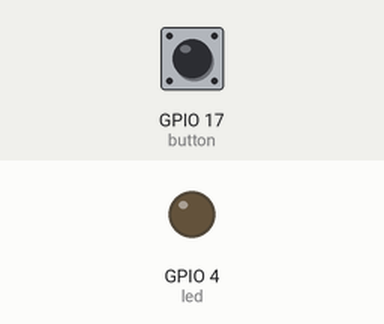
A program run on a simulated Raspberry Pi (BCM pin numbers). Parts: output pins drawn as LEDs (lit = HIGH). The inputs (shaded band) are chosen by the test bench; at power-on: GPIO 17 (button) HIGH.

Above: at 1.2 s.
1.3 s: GPIO 17 (button) pulled LOW for 0.15 s
At 1.37 s:
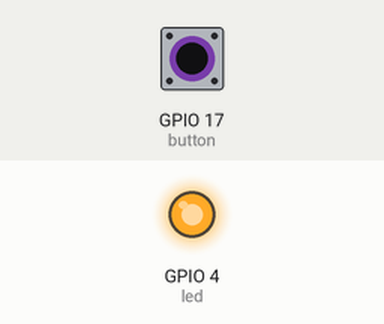
2.9 s: GPIO 17 (button) pulled LOW for 3.2 s
At 7.5 s:
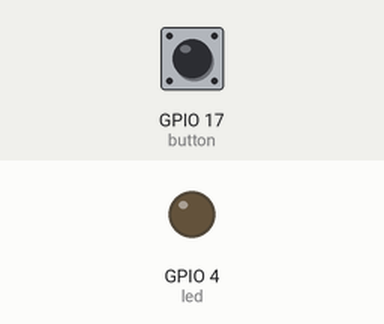
Timing chart, 0 to 9.0 s (numbered marks = the images above; inputs shaded):
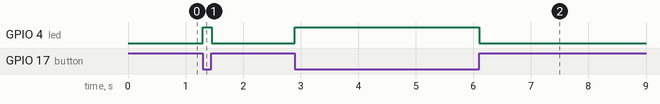

The program:

button_led1.py
```python
#硬件：RaspiberryPi 4B
#连接方式：BCM17 (board:pin11) ---  连接开关一端
#         GND OV (board:pin39) ---  连接开关另一端
#         GPIO4 (board:pin7) ---  连接led一端
#         GND OV (board:pin39) ---  连接led另一端
#内容: 运行程序，按下按钮 LED点亮 释放按钮LED熄灭  键盘中断

from time import sleep
from gpiozero import Button, LED

button = Button(17)
led = LED(4)
while True:
    try:
        led.source = button
        sleep(0.1)
    except KeyboardInterrupt:
        print("User Quit")
        break
```

Measured:
- after the input at 1.3 s, GPIO 4 (led): LOW → HIGH at once, → LOW 0.15 s later
- after the input at 2.9 s, GPIO 4 (led): LOW → HIGH at once, → LOW 3.2 s later
